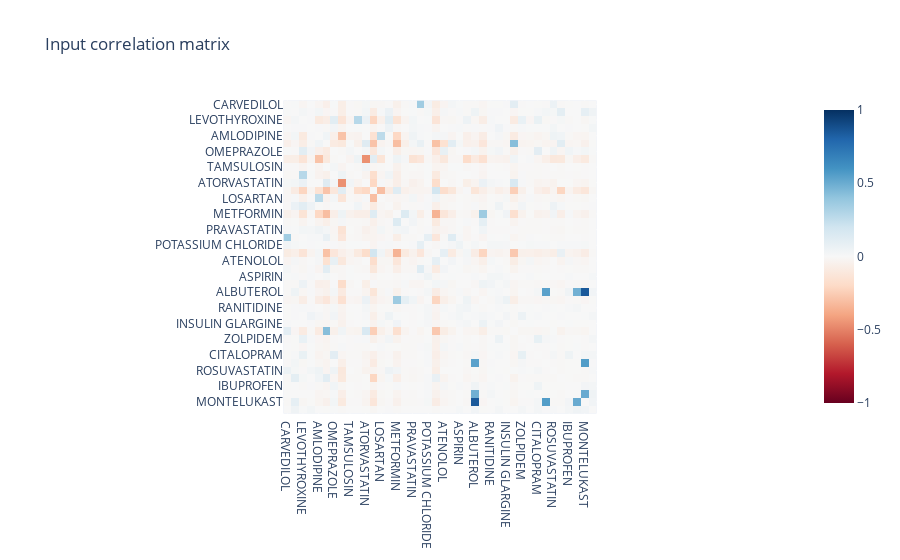
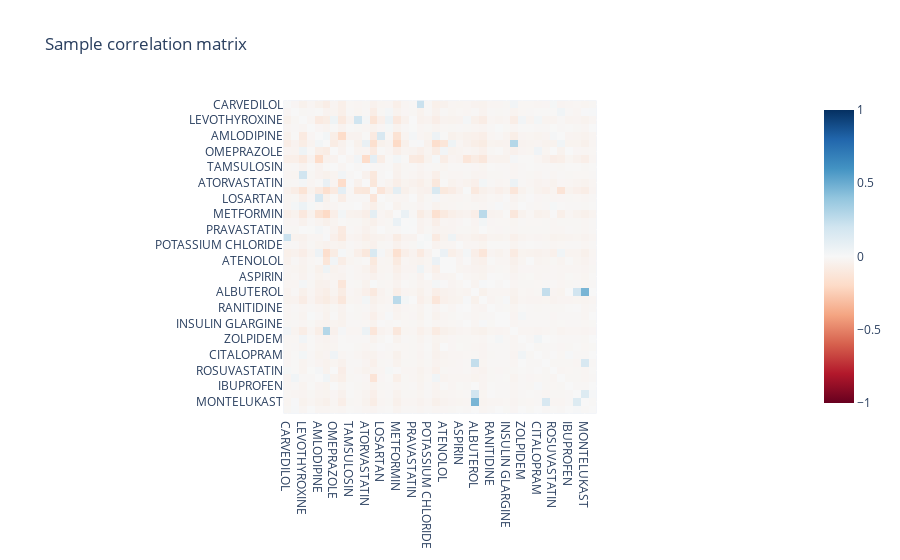
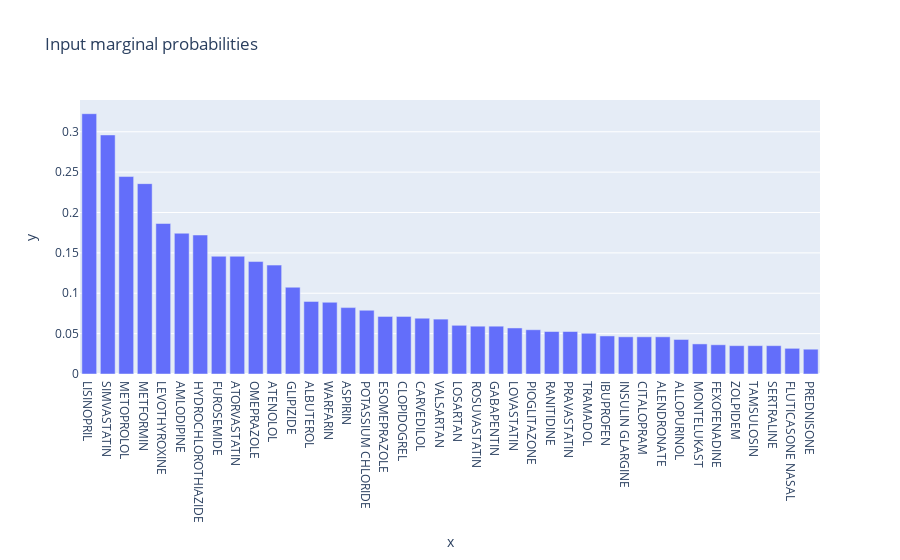
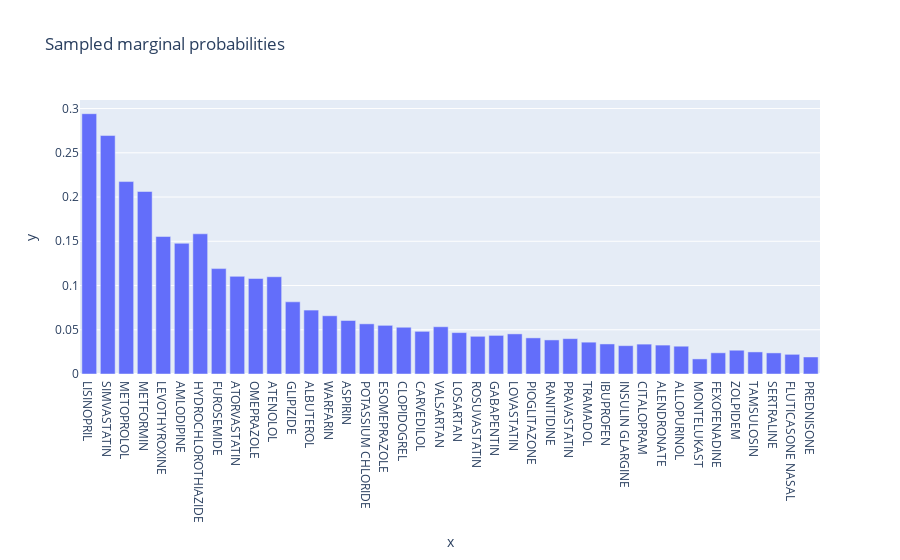

Source (notebook cell) for these figures, in order:
### Code cell
feature_probs = np.loadtxt('feat_probs_smoother.csv', delimiter=',')

nsamples = 1000000
sample_2, mu, sigma, _ = generate_multivariate_binary(40, nsamples, feature_probs, correlation_matrix)
# sample_2 = filter_rows(sample_2, mu, sigma, nsamples)
visualize(sample_2)

### Figure 1 — Plotly figure (JSON) as saved in the notebook; plotly's stock layout.template omitted (floating-point values rounded to 4 significant figures; data arrays with more than 128 entries replaced by an {"elided": "..."} marker saying what was removed)
{"data": [{"coloraxis": "coloraxis", "hovertemplate": "x: %{x}<br>y: %{y}<br>color: %{z}<extra></extra>", "name": "0", "type": "heatmap", "x": ["CARVEDILOL", "ESOMEPRAZOLE", "LEVOTHYROXINE", "TRAMADOL", "AMLODIPINE", "METOPROLOL", "OMEPRAZOLE", "SIMVASTATIN", "TAMSULOSIN", "ALENDRONATE", "ATORVASTATIN", "LISINOPRIL", "LOSARTAN", "SERTRALINE", "METFORMIN", "PIOGLITAZONE", "PRAVASTATIN", "FUROSEMIDE", "POTASSIUM CHLORIDE", "HYDROCHLOROTHIAZIDE", "ATENOLOL", "WARFARIN", "ASPIRIN", "LOVASTATIN", "ALBUTEROL", "GLIPIZIDE", "RANITIDINE", "GABAPENTIN", "INSULIN GLARGINE", "CLOPIDOGREL", "ZOLPIDEM", "ALLOPURINOL", "CITALOPRAM", "PREDNISONE", "ROSUVASTATIN", "VALSARTAN", "IBUPROFEN", "FEXOFENADINE", "MONTELUKAST", "FLUTICASONE NASAL"], "xaxis": "x", "y": ["CARVEDILOL", "ESOMEPRAZOLE", "LEVOTHYROXINE", "TRAMADOL", "AMLODIPINE", "METOPROLOL", "OMEPRAZOLE", "SIMVASTATIN", "TAMSULOSIN", "ALENDRONATE", "ATORVASTATIN", "LISINOPRIL", "LOSARTAN", "SERTRALINE", "METFORMIN", "PIOGLITAZONE", "PRAVASTATIN", "FUROSEMIDE", "POTASSIUM CHLORIDE", "HYDROCHLOROTHIAZIDE", "ATENOLOL", "WARFARIN", "ASPIRIN", "LOVASTATIN", "ALBUTEROL", "GLIPIZIDE", "RANITIDINE", "GABAPENTIN", "INSULIN GLARGINE", "CLOPIDOGREL", "ZOLPIDEM", "ALLOPURINOL", "CITALOPRAM", "PREDNISONE", "ROSUVASTATIN", "VALSARTAN", "IBUPROFEN", "FEXOFENADINE", "MONTELUKAST", "FLUTICASONE NASAL"], "yaxis": "y", "z": {"elided": "40x40 float values"}}], "layout": {"coloraxis": {"cmax": 1, "cmin": -1, "colorscale": [[0, "rgb(103,0,31)"], [0.1, "rgb(178,24,43)"], [0.2, "rgb(214,96,77)"], [0.3, "rgb(244,165,130)"], [0.4, "rgb(253,219,199)"], [0.5, "rgb(247,247,247)"], [0.6, "rgb(209,229,240)"], [0.7, "rgb(146,197,222)"], [0.8, "rgb(67,147,195)"], [0.9, "rgb(33,102,172)"], [1, "rgb(5,48,97)"]]}, "title": {"text": "Input correlation matrix"}, "xaxis": {"anchor": "y", "constrain": "domain", "domain": [0, 1], "scaleanchor": "y"}, "yaxis": {"anchor": "x", "autorange": "reversed", "constrain": "domain", "domain": [0, 1]}}}

### Figure 2 — Plotly figure (JSON) as saved in the notebook; plotly's stock layout.template omitted (floating-point values rounded to 4 significant figures; data arrays with more than 128 entries replaced by an {"elided": "..."} marker saying what was removed)
{"data": [{"coloraxis": "coloraxis", "hovertemplate": "x: %{x}<br>y: %{y}<br>color: %{z}<extra></extra>", "name": "0", "type": "heatmap", "x": ["CARVEDILOL", "ESOMEPRAZOLE", "LEVOTHYROXINE", "TRAMADOL", "AMLODIPINE", "METOPROLOL", "OMEPRAZOLE", "SIMVASTATIN", "TAMSULOSIN", "ALENDRONATE", "ATORVASTATIN", "LISINOPRIL", "LOSARTAN", "SERTRALINE", "METFORMIN", "PIOGLITAZONE", "PRAVASTATIN", "FUROSEMIDE", "POTASSIUM CHLORIDE", "HYDROCHLOROTHIAZIDE", "ATENOLOL", "WARFARIN", "ASPIRIN", "LOVASTATIN", "ALBUTEROL", "GLIPIZIDE", "RANITIDINE", "GABAPENTIN", "INSULIN GLARGINE", "CLOPIDOGREL", "ZOLPIDEM", "ALLOPURINOL", "CITALOPRAM", "PREDNISONE", "ROSUVASTATIN", "VALSARTAN", "IBUPROFEN", "FEXOFENADINE", "MONTELUKAST", "FLUTICASONE NASAL"], "xaxis": "x", "y": ["CARVEDILOL", "ESOMEPRAZOLE", "LEVOTHYROXINE", "TRAMADOL", "AMLODIPINE", "METOPROLOL", "OMEPRAZOLE", "SIMVASTATIN", "TAMSULOSIN", "ALENDRONATE", "ATORVASTATIN", "LISINOPRIL", "LOSARTAN", "SERTRALINE", "METFORMIN", "PIOGLITAZONE", "PRAVASTATIN", "FUROSEMIDE", "POTASSIUM CHLORIDE", "HYDROCHLOROTHIAZIDE", "ATENOLOL", "WARFARIN", "ASPIRIN", "LOVASTATIN", "ALBUTEROL", "GLIPIZIDE", "RANITIDINE", "GABAPENTIN", "INSULIN GLARGINE", "CLOPIDOGREL", "ZOLPIDEM", "ALLOPURINOL", "CITALOPRAM", "PREDNISONE", "ROSUVASTATIN", "VALSARTAN", "IBUPROFEN", "FEXOFENADINE", "MONTELUKAST", "FLUTICASONE NASAL"], "yaxis": "y", "z": {"elided": "40x40 float values"}}], "layout": {"coloraxis": {"cmax": 1, "cmin": -1, "colorscale": [[0, "rgb(103,0,31)"], [0.1, "rgb(178,24,43)"], [0.2, "rgb(214,96,77)"], [0.3, "rgb(244,165,130)"], [0.4, "rgb(253,219,199)"], [0.5, "rgb(247,247,247)"], [0.6, "rgb(209,229,240)"], [0.7, "rgb(146,197,222)"], [0.8, "rgb(67,147,195)"], [0.9, "rgb(33,102,172)"], [1, "rgb(5,48,97)"]]}, "title": {"text": "Sample correlation matrix"}, "xaxis": {"anchor": "y", "constrain": "domain", "domain": [0, 1], "scaleanchor": "y"}, "yaxis": {"anchor": "x", "autorange": "reversed", "constrain": "domain", "domain": [0, 1]}}}

### Figure 3 — Plotly figure (JSON) as saved in the notebook; plotly's stock layout.template omitted (floating-point values rounded to 4 significant figures)
{"data": [{"hovertemplate": "x=%{x}<br>y=%{y}<extra></extra>", "legendgroup": "", "marker": {"color": "#636efa", "pattern": {"shape": ""}}, "name": "", "orientation": "v", "showlegend": false, "textposition": "auto", "type": "bar", "x": ["LISINOPRIL", "SIMVASTATIN", "METOPROLOL", "METFORMIN", "LEVOTHYROXINE", "AMLODIPINE", "HYDROCHLOROTHIAZIDE", "FUROSEMIDE", "ATORVASTATIN", "OMEPRAZOLE", "ATENOLOL", "GLIPIZIDE", "ALBUTEROL", "WARFARIN", "ASPIRIN", "POTASSIUM CHLORIDE", "ESOMEPRAZOLE", "CLOPIDOGREL", "CARVEDILOL", "VALSARTAN", "LOSARTAN", "ROSUVASTATIN", "GABAPENTIN", "LOVASTATIN", "PIOGLITAZONE", "RANITIDINE", "PRAVASTATIN", "TRAMADOL", "IBUPROFEN", "INSULIN GLARGINE", "CITALOPRAM", "ALENDRONATE", "ALLOPURINOL", "MONTELUKAST", "FEXOFENADINE", "ZOLPIDEM", "TAMSULOSIN", "SERTRALINE", "FLUTICASONE NASAL", "PREDNISONE"], "xaxis": "x", "y": [0.3224, 0.2961, 0.2445, 0.2357, 0.1864, 0.1743, 0.1721, 0.1458, 0.1458, 0.1393, 0.1349, 0.1075, 0.08991, 0.08882, 0.08224, 0.07895, 0.07127, 0.07127, 0.06908, 0.06798, 0.06031, 0.05921, 0.05921, 0.05702, 0.05482, 0.05263, 0.05263, 0.05044, 0.04715, 0.04605, 0.04605, 0.04605, 0.04276, 0.03728, 0.03618, 0.03509, 0.03509, 0.03509, 0.0318, 0.0307], "yaxis": "y"}], "layout": {"barmode": "relative", "legend": {"tracegroupgap": 0}, "title": {"text": "Input marginal probabilities"}, "xaxis": {"anchor": "y", "domain": [0, 1], "title": {"text": "x"}}, "yaxis": {"anchor": "x", "domain": [0, 1], "title": {"text": "y"}}}}

### Figure 4 — Plotly figure (JSON) as saved in the notebook; plotly's stock layout.template omitted (floating-point values rounded to 4 significant figures)
{"data": [{"hovertemplate": "x=%{x}<br>y=%{y}<extra></extra>", "legendgroup": "", "marker": {"color": "#636efa", "pattern": {"shape": ""}}, "name": "", "orientation": "v", "showlegend": false, "textposition": "auto", "type": "bar", "x": ["LISINOPRIL", "SIMVASTATIN", "METOPROLOL", "METFORMIN", "LEVOTHYROXINE", "AMLODIPINE", "HYDROCHLOROTHIAZIDE", "FUROSEMIDE", "ATORVASTATIN", "OMEPRAZOLE", "ATENOLOL", "GLIPIZIDE", "ALBUTEROL", "WARFARIN", "ASPIRIN", "POTASSIUM CHLORIDE", "ESOMEPRAZOLE", "CLOPIDOGREL", "CARVEDILOL", "VALSARTAN", "LOSARTAN", "ROSUVASTATIN", "GABAPENTIN", "LOVASTATIN", "PIOGLITAZONE", "RANITIDINE", "PRAVASTATIN", "TRAMADOL", "IBUPROFEN", "INSULIN GLARGINE", "CITALOPRAM", "ALENDRONATE", "ALLOPURINOL", "MONTELUKAST", "FEXOFENADINE", "ZOLPIDEM", "TAMSULOSIN", "SERTRALINE", "FLUTICASONE NASAL", "PREDNISONE"], "xaxis": "x", "y": [0.2942, 0.2695, 0.2175, 0.2063, 0.1554, 0.1477, 0.1585, 0.1191, 0.1103, 0.1079, 0.1099, 0.08156, 0.07225, 0.06579, 0.06048, 0.0567, 0.05499, 0.05284, 0.04822, 0.05341, 0.04678, 0.0426, 0.04363, 0.04533, 0.04082, 0.0385, 0.03996, 0.03597, 0.03396, 0.03203, 0.03377, 0.03268, 0.03141, 0.01706, 0.02396, 0.02687, 0.02495, 0.02385, 0.02225, 0.01924], "yaxis": "y"}], "layout": {"barmode": "relative", "legend": {"tracegroupgap": 0}, "title": {"text": "Sampled marginal probabilities"}, "xaxis": {"anchor": "y", "categoryarray": ["LISINOPRIL", "SIMVASTATIN", "METOPROLOL", "METFORMIN", "LEVOTHYROXINE", "AMLODIPINE", "HYDROCHLOROTHIAZIDE", "FUROSEMIDE", "ATORVASTATIN", "OMEPRAZOLE", "ATENOLOL", "GLIPIZIDE", "ALBUTEROL", "WARFARIN", "ASPIRIN", "POTASSIUM CHLORIDE", "ESOMEPRAZOLE", "CLOPIDOGREL", "CARVEDILOL", "VALSARTAN", "LOSARTAN", "ROSUVASTATIN", "GABAPENTIN", "LOVASTATIN", "PIOGLITAZONE", "RANITIDINE", "PRAVASTATIN", "TRAMADOL", "IBUPROFEN", "INSULIN GLARGINE", "CITALOPRAM", "ALENDRONATE", "ALLOPURINOL", "MONTELUKAST", "FEXOFENADINE", "ZOLPIDEM", "TAMSULOSIN", "SERTRALINE", "FLUTICASONE NASAL", "PREDNISONE"], "categoryorder": "array", "domain": [0, 1], "title": {"text": "x"}}, "yaxis": {"anchor": "x", "domain": [0, 1], "title": {"text": "y"}}}}
